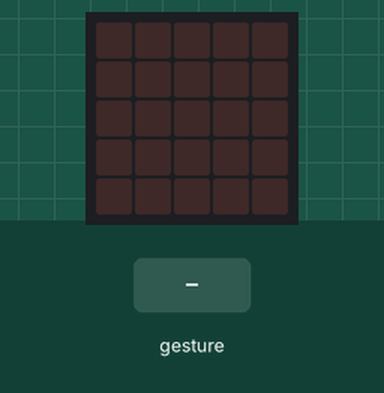
This program was run on a simulated BBC micro:bit (MakeCode). Shown: the board's 5×5 LED display. Inputs (shaded band) come from the test bench. Random numbers come from a fixed seed; a tilt is held for 1.5 s and a shake lasts 1 s, then the board lies face up again.

Above: at 1.2 s.
1.3 s: gesture 'shake'
At 1.8 s:
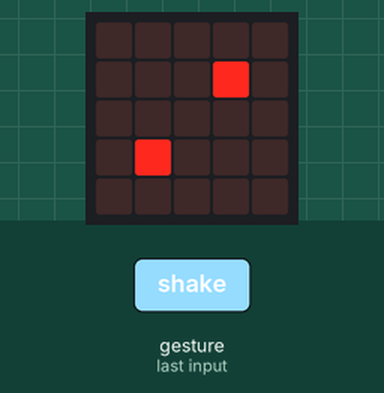
3.0 s: gesture 'shake'
At 4.3 s:
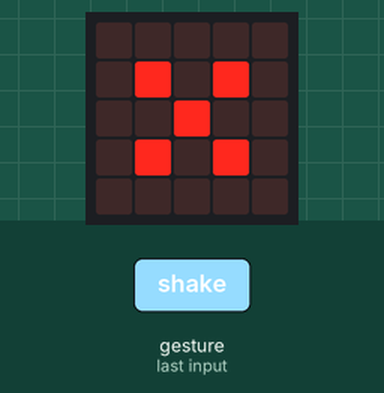
4.7 s: gesture 'shake'
At 5.6 s:
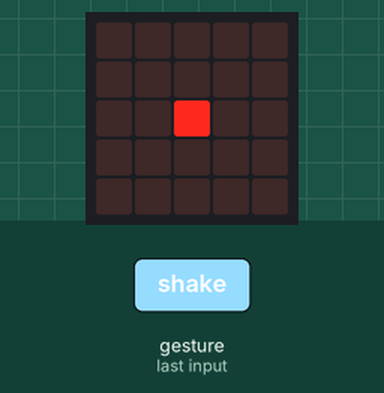
6.4 s: gesture 'shake'
At 6.9 s:
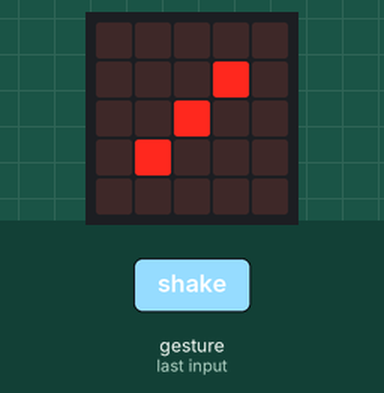
Timing chart, 0 to 9.1 s (numbered marks = the images above; inputs shaded):
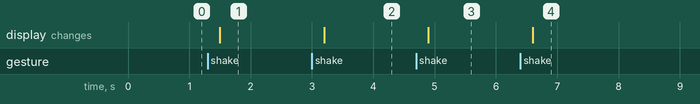

Measured:
- after the input at 1.3 s, the display: changes after 0.20 s (image 1)
- after the input at 3.0 s, the display: changes after 0.20 s (image 2)
- after the input at 4.7 s, the display: changes after 0.20 s (image 3)
- after the input at 6.4 s, the display: changes after 0.20 s (image 4)

The program:

main.ts
```typescript
input.onGesture(Gesture.Shake, function () {
    Roll = Math.randomRange(0, 5)
    myImage.showImage(Roll * 5)
})
let Roll = 0
let myImage = images.createBigImage(`
..... ..... ..... ..... ..... .....
..... ...#. ...#. .#.#. .#.#. .#.#.
..#.. ..... ..#.. ..... ..#.. .#.#.
..... .#... .#... .#.#. .#.#. .#.#.
..... ..... ..... ..... ..... .....
`)
```

test.ts
```typescript
// tests go here; this will not be compiled when this package is used as a library
```
